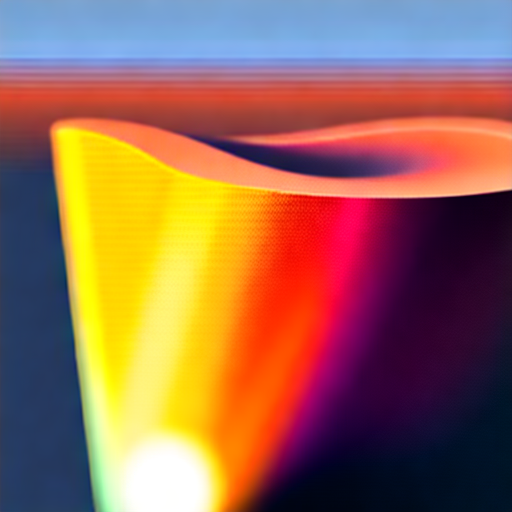

This figure's Python source:
#!/usr/bin/env python3
import mlx.core as mx
import numpy as np
from PIL import Image
from stable_diffusion import StableDiffusion
from corpus_mlx.sd_wrapper_simple import CorePulseStableDiffusion

def main():
    print("Loading Stable Diffusion model...")
    sd = StableDiffusion("stabilityai/stable-diffusion-2-1-base", float16=True)
    cpsd = CorePulseStableDiffusion(sd)

    # Add some test injections (these won't work yet since injection logic isn't implemented)
    print("Adding injection configurations...")
    cpsd.add_injection(
        prompt="a bright sun",
        weight=0.85,
        start_frac=0.6, end_frac=1.0,
        token_mask="sun",
        region=("rect_frac", 0.65, 0.05, 0.32, 0.32, 0.10),
    )

    print("Generating image with injections (fallback to base generation)...")
    latents = cpsd.generate_latents(
        base_prompt="a mountain landscape at sunrise",
        negative_text="low quality, blurry",
        num_steps=20, cfg_weight=7.0,
        n_images=1, height=512, width=512, seed=123
    )
    
    for x_t in latents: 
        mx.eval(x_t)
    
    print("Decoding image...")
    img = sd.decode(x_t); mx.eval(img)
    
    # Save image using PIL
    img_np = np.array(img)
    img_np = (img_np * 255).astype(np.uint8)
    im = Image.fromarray(img_np[0])  # Take first image
    im.save("demo_injection.png")
    print("Image saved to demo_injection.png")
    print("Note: Injection logic is not yet implemented, this shows base functionality.")

if __name__ == "__main__":
    main()